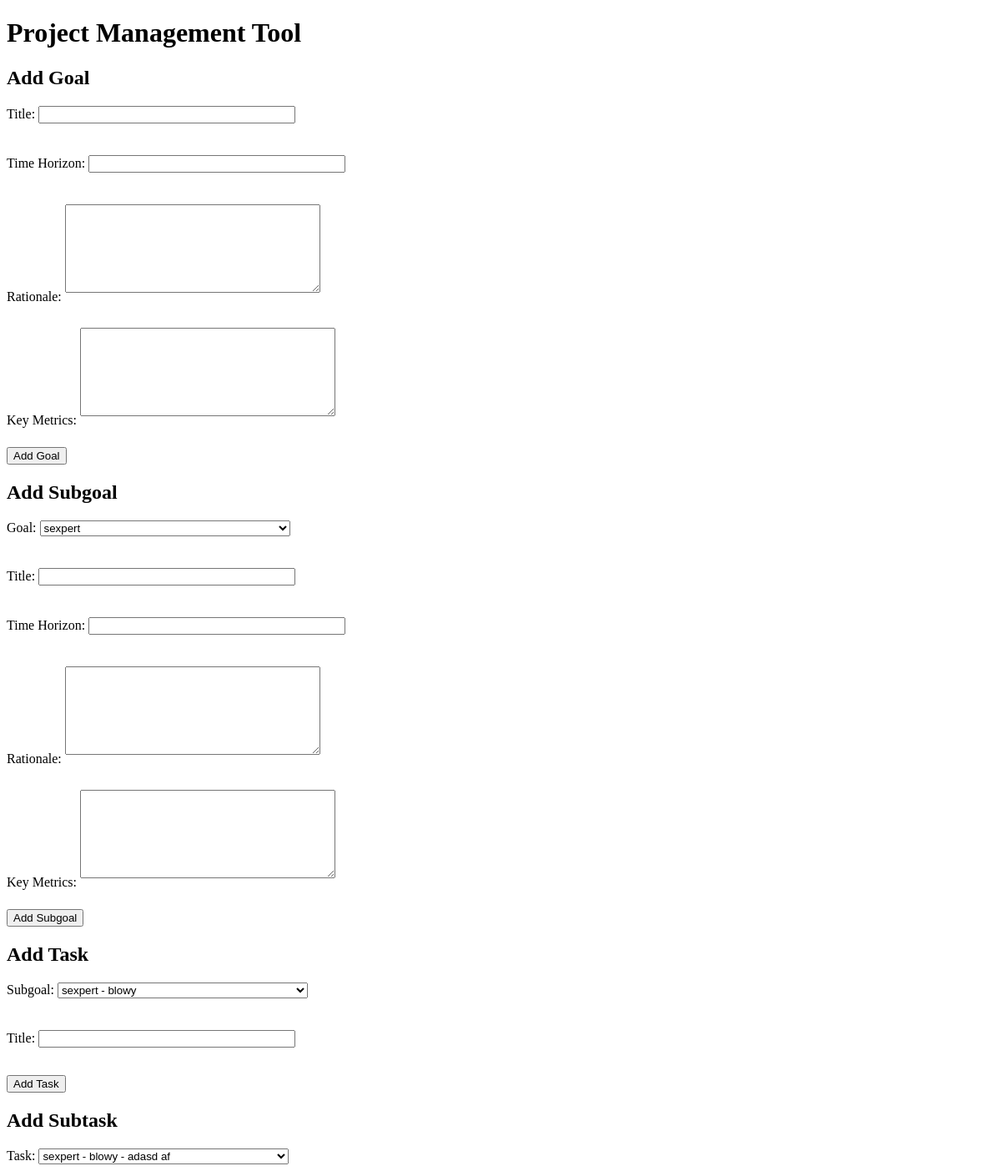
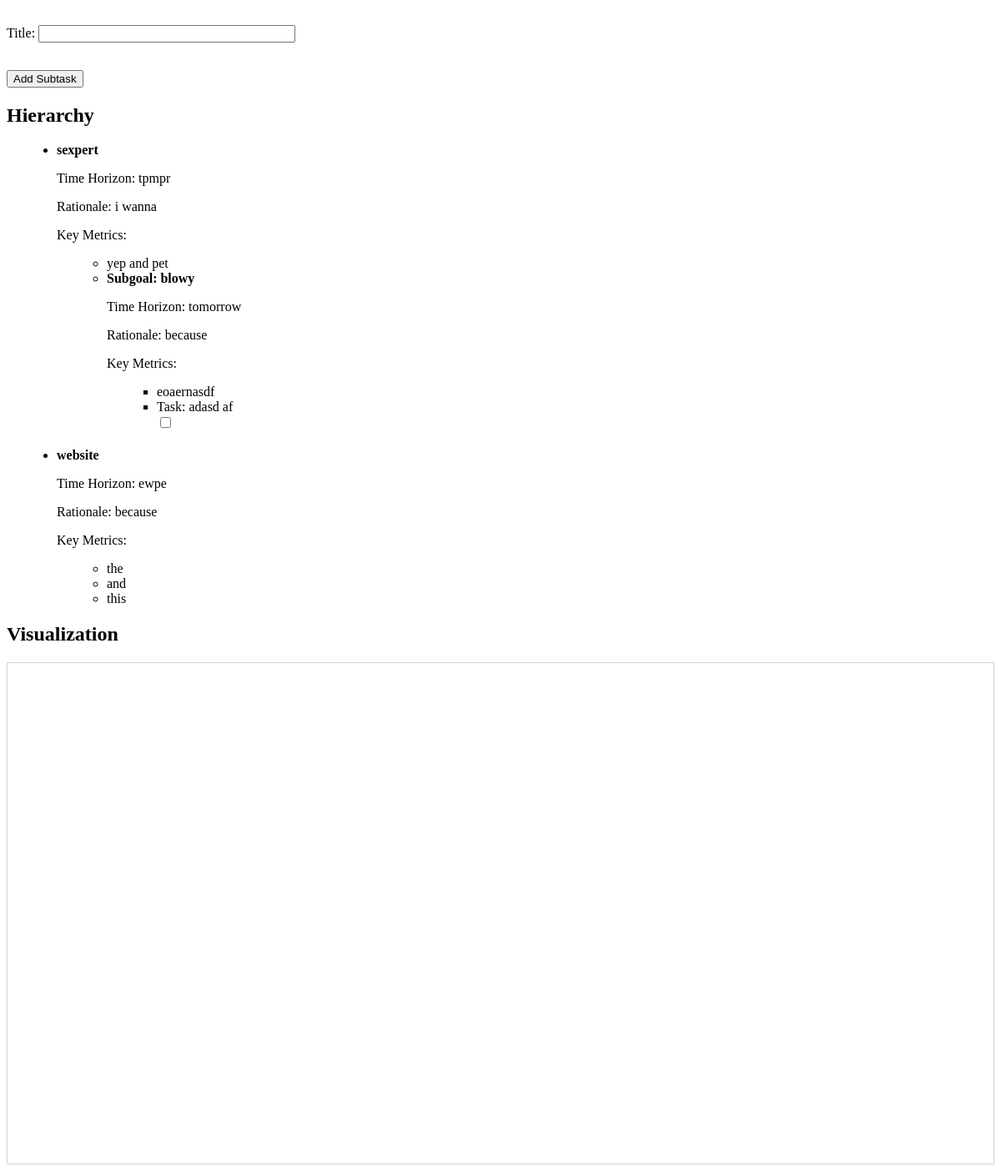
The page / on the database its author committed (2 pictures, top to bottom).
### database.py (models this page shows)
class Goal(Base):
    __tablename__ = "goals"
    id = Column(Integer, primary_key=True)
    title = Column(String, nullable=False)
    time_horizon = Column(String, nullable=False)
    rationale = Column(String, nullable=False)
    key_metrics = Column(String, nullable=False)  # Metrics separated by newlines
    subgoals = relationship("Subgoal", back_populates="goal")

class Subgoal(Base):
    __tablename__ = "subgoals"
    id = Column(Integer, primary_key=True)
    title = Column(String, nullable=False)
    time_horizon = Column(String, nullable=False)
    rationale = Column(String, nullable=False)
    key_metrics = Column(String, nullable=False)
    goal_id = Column(Integer, ForeignKey("goals.id"), nullable=False)
    goal = relationship("Goal", back_populates="subgoals")
    tasks = relationship("Task", back_populates="subgoal")

class Task(Base):
    __tablename__ = "tasks"
    id = Column(Integer, primary_key=True)
    title = Column(String, nullable=False)
    completed = Column(Boolean, default=False)
    subgoal_id = Column(Integer, ForeignKey("subgoals.id"), nullable=False)
    subgoal = relationship("Subgoal", back_populates="tasks")
    subtasks = relationship("Subtask", back_populates="task")

### main.py (the view)
@app.get("/")
def home(request: Request, db: Session = Depends(get_db)):
    goals = db.query(Goal).options(
        joinedload(Goal.subgoals).joinedload(Subgoal.tasks).joinedload(Task.subtasks)
    ).all()
    nodes, edges = generate_vis_data(goals)
    return templates.TemplateResponse("index.html", {
        "request": request,
        "goals": goals,
        "nodes": nodes,
        "edges": edges
    })

### templates/index.html (shortened to what this page needs)
<!DOCTYPE html>
<html>
<head>
    <link rel="stylesheet" href="/static/style.css">
</head>
<body>
    <h1>Project Management Tool</h1>
    <h2>Add Goal</h2>
    <form method="post" action="/add_goal">
        <label>Title: <input type="text" name="title" required></label><br>
        <label>Time Horizon: <input type="text" name="time_horizon" required></label><br>
        <label>Rationale: <textarea name="rationale" required></textarea></label><br>
        <label>Key Metrics: <textarea name="key_metrics" required></textarea></label><br>
        <button type="submit">Add Goal</button>
    </form>
    <h2>Add Subgoal</h2>
    <form method="post" action="/add_subgoal">
        <label>Goal: <select name="goal_id" required>
            {% for goal in goals %}
                <option value="{{ goal.id }}">{{ goal.title }}</option>
            {% endfor %}
        </select></label><br>
        <label>Title: <input type="text" name="title" required></label><br>
        <label>Time Horizon: <input type="text" name="time_horizon" required></label><br>
        <label>Rationale: <textarea name="rationale" required></textarea></label><br>
        <label>Key Metrics: <textarea name="key_metrics" required></textarea></label><br>
        <button type="submit">Add Subgoal</button>
    </form>
    <h2>Add Task</h2>
    <form method="post" action="/add_task">
        <label>Subgoal: <select name="subgoal_id" required>
            {% for goal in goals %}
                {% for subgoal in goal.subgoals %}
                    <option value="{{ subgoal.id }}">{{ goal.title }} - {{ subgoal.title }}</option>
                {% endfor %}
            {% endfor %}
        </select></label><br>
        <label>Title: <input type="text" name="title" required></label><br>
        <button type="submit">Add Task</button>
    </form>
    <h2>Add Subtask</h2>
    <form method="post" action="/add_subtask">
        <label>Task: <select name="task_id" required>
            {% for goal in goals %}
                {% for subgoal in goal.subgoals %}
                    {% for task in subgoal.tasks %}
                        <option value="{{ task.id }}">{{ goal.title }} - {{ subgoal.title }} - {{ task.title }}</option>
                    {% endfor %}
                {% endfor %}
            {% endfor %}
        </select></label><br>
        <label>Title: <input type="text" name="title" required></label><br>
        <button type="submit">Add Subtask</button>
    </form>
    <h2>Hierarchy</h2>
    <ul>
        {% for goal in goals %}
            <li>
                <strong>{{ goal.title }}</strong>
                <p>Time Horizon: {{ goal.time_horizon }}</p>
                <p>Rationale: {{ goal.rationale }}</p>
                <p>Key Metrics:</p>
                <ul>
                    {% for metric in goal.key_metrics.split('\n') %}
                        <li>{{ metric }}</li>
                    {% endfor %}
                </ul>
                <ul>
                    {% for subgoal in goal.subgoals %}
                        <li>
                            <strong>Subgoal: {{ subgoal.title }}</strong>
                            <p>Time Horizon: {{ subgoal.time_horizon }}</p>
                            <p>Rationale: {{ subgoal.rationale }}</p>
                            <p>Key Metrics:</p>
                            <ul>
                                {% for metric in subgoal.key_metrics.split('\n') %}
                                    <li>{{ metric }}</li>
                                {% endfor %}
                            </ul>
                            <ul>
                                {% for task in subgoal.tasks %}
                                    <li class="{% if task.completed %}completed{% endif %}">
                                        Task: {{ task.title }}
                                        <form method="post" action="/toggle_completion">
                                            <input type="checkbox" name="completed" {% if task.completed %}checked{% endif %} onchange="this.form.submit()">
                                        </form>
                                    </li>
                                {% endfor %}
                            </ul>
                        </li>
                    {% endfor %}
                </ul>
            </li>
        {% endfor %}
    </ul>
    <h2>Visualization</h2>
    <div id="network" style="height: 600px; border: 1px solid lightgray;"></div>
</body>
</html>

### static/style.css (style rules this page uses)
ul { margin-left: 20px; }
form { margin-bottom: 20px; }
label { display: block; margin: 5px 0; }
input[type="text"], textarea, select { width: 300px; margin-bottom: 10px; }
textarea { height: 100px; }

### rows shown on the page
Goal: title "sexpert", time_horizon "tpmpr", rationale "i wanna", key_metrics "yep and pet"
Subgoal: title "blowy", time_horizon "tomorrow", rationale "because", key_metrics "eoaernasdf"
Task: title "adasd af"
Goal: title "website", time_horizon "ewpe", rationale "because", metric "the" "and" "this"

### other values the page prints
form field goal_id "sexpert"
form field subgoal_id "sexpert - blowy"
form field task_id "sexpert - blowy - adasd af"
